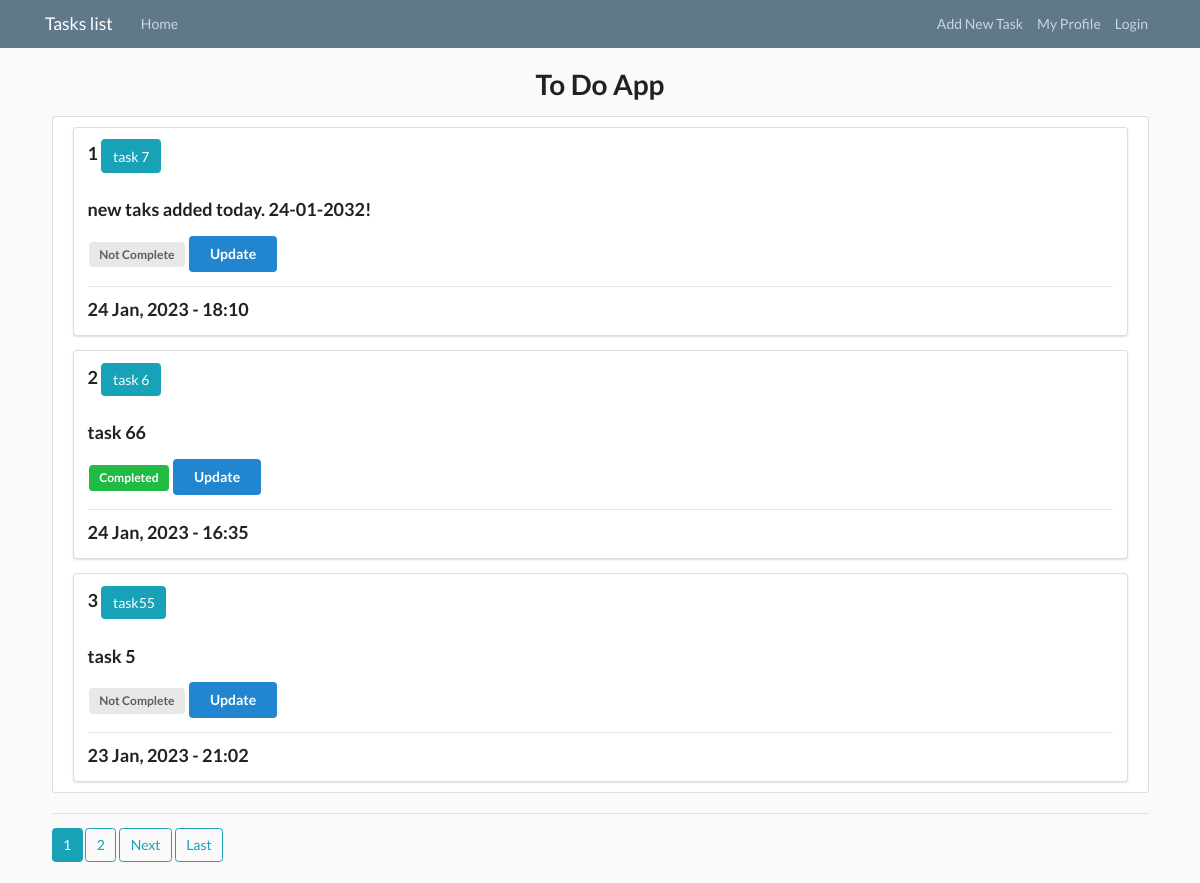
Before: / with the older database file.
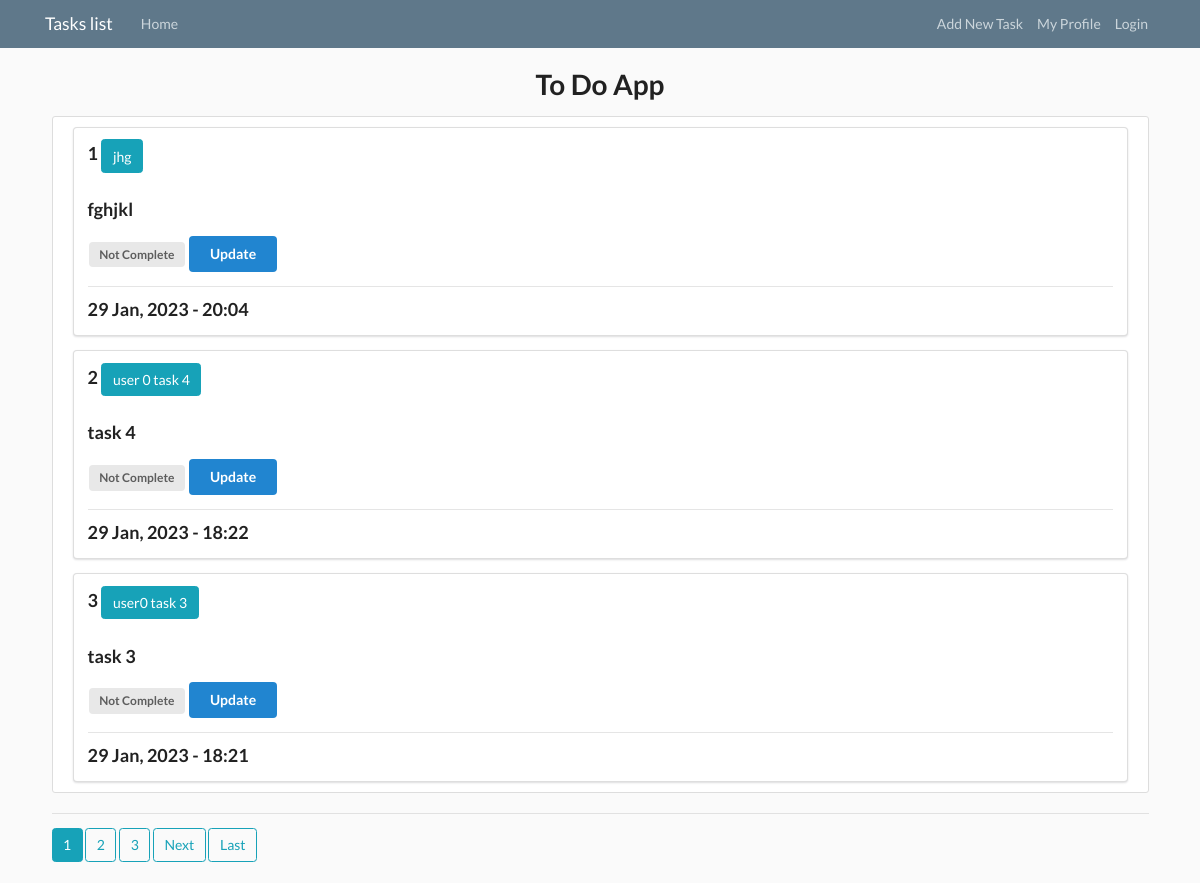
After: the same page with the newer database file.
### ToDoApp/models.py (models this page shows, shortened)
class Todo(models.Model):
    title=models.CharField(max_length=350)
    content=models.TextField(default = '')
    complete=models.BooleanField(default=False)
    date_posted = models.DateTimeField(default=timezone.now )

### ToDoApp/views.py (the view)
# urls.py: path('', TodoListView.as_view(), name="home"),
class TodoListView(ListView):
    model = Todo
    template_name = 'ToDoApp/home.html'
    context_object_name = 'todo_list'
    ordering = ["-date_posted"]
    paginate_by = 3
    def get_context_data(self, **kwargs):
        context = super(TodoListView, self).get_context_data(**kwargs)
        return context

### ToDoApp/templates/ToDoApp/home.html (shortened to what this page needs)
{% extends "ToDoApp/base.html" %}
{% load crispy_forms_tags %}
{% block content %}
<div class="content-section">
    {% for todo in todo_list  %}
    <div class="ui segment">
        <div>
            <p class="ui big header">{{  forloop.counter }}
            <a class="btn btn-info mr-4" href="{% url 'todo-detail' todo.id %}">{{ todo.title }}</a>
        </p>
        </div>
        <article class="ui big header article-content">{{ todo.content }}</article>
        {% if todo.complete == False %}
        <span class="ui gray label">Not Complete</span>
        {% else %}
        <span class="ui green label">Completed</span>
        {% endif %}
        <a class="ui blue button btn btn-secondary" href="{% url 'todo-update' todo.id %}">Update</a>
        <hr>
        <div>
            <p class="ui big header">{{ todo.date_posted|date:"d M, Y - G:i" }}</p>
        </div>
    </div>
    {% endfor %}
</div>
<hr>
{% if is_paginated %}
    {% for num in page_obj.paginator.page_range %}
        {% if page_obj.number == num %}
        <a class="btn btn-info mb-4" href="?page={{num}}">{{num}}</a>
        {% elif num > page_obj.number|add:'-3' and num < page_obj.number|add:'3' %}
        <a class="btn btn-outline-info mb-4" href="?page={{num}}">{{num}}</a>
        {% endif %}
    {% endfor %}
    {% if page_obj.has_next %}
        <a class="btn btn-outline-info mb-4" href="?page={{page_obj.next_page_num}}">Next</a>
        <a class="btn btn-outline-info mb-4" href="?page={{page_obj.paginator.num_pages}}">Last</a>
    {% endif %}
{% endif %}
{% endblock content %}

Changed rows visible on the page:
no longer on this page (row unchanged): Todo: title "task 7", content "new taks added today. 24-01-2032!", complete "Not Complete", date_posted "24 Jan, 2023 - 18:10"
no longer on this page (row unchanged): Todo: title "task 6", content "task 66", complete "Completed", date_posted "24 Jan, 2023 - 16:35"
no longer on this page (row unchanged): Todo: title "task55", content "task 5", complete "Not Complete", date_posted "23 Jan, 2023 - 21:02"
added Todo: title "jhg", content "fghjkl", complete "Not Complete", date_posted "29 Jan, 2023 - 20:04"
added Todo: title "user 0 task 4", content "task 4", complete "Not Complete", date_posted "29 Jan, 2023 - 18:22"
added Todo: title "user0 task 3", content "task 3", complete "Not Complete", date_posted "29 Jan, 2023 - 18:21"
Other visible differences:
new list line: "3"
